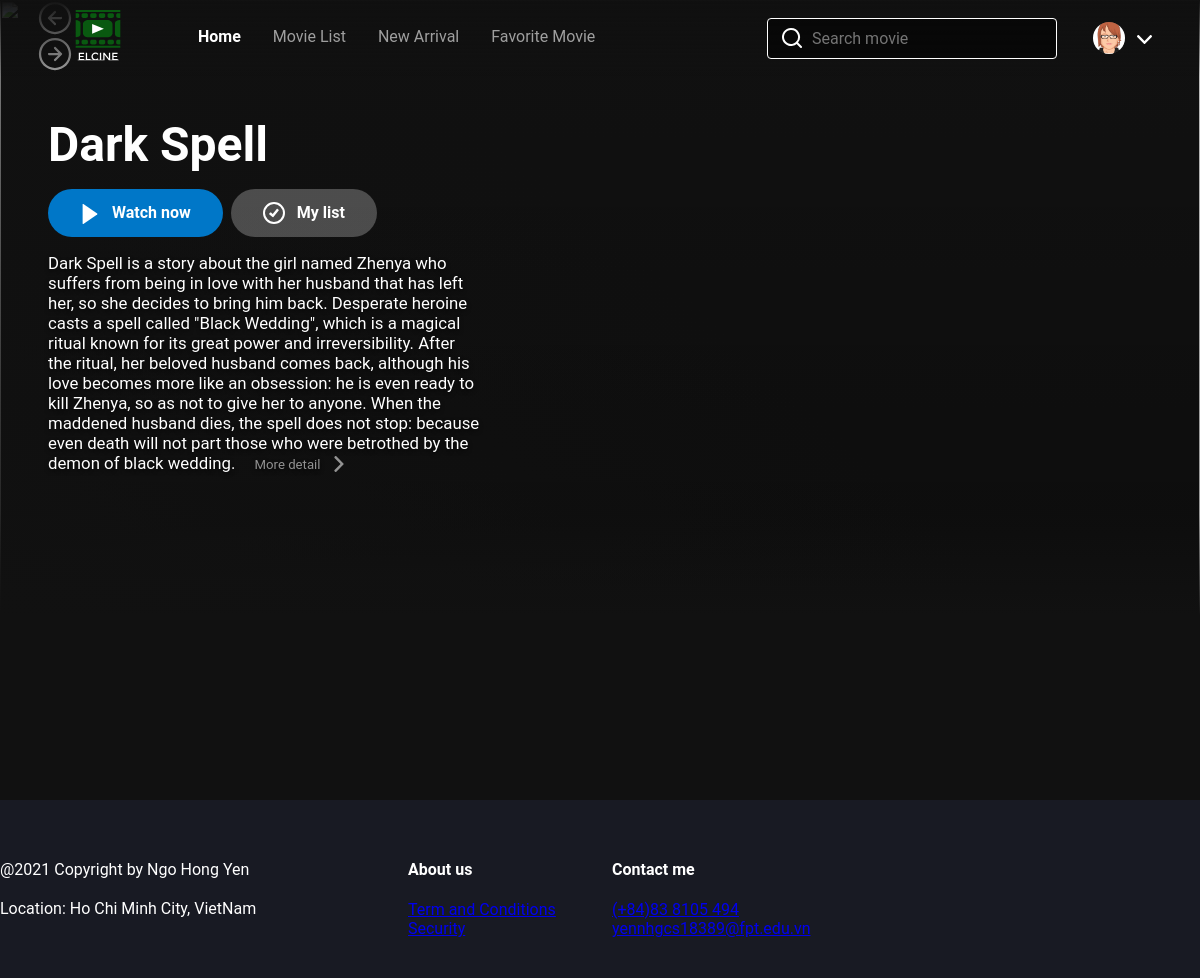
/browse/ (signed in), run on the app's committed database.
### apps/elcine/models.py (models this page shows, shortened)
class TimestampedModel(models.Model):
  created_at = models.DateTimeField(auto_now_add=True)
  updated_at = models.DateTimeField(auto_now=True)
  class Meta:
    abstract = True
    ordering = ['-created_at', '-updated_at']

class Movies(TimestampedModel):
  id = models.BigAutoField(primary_key=True)
  group = models.ForeignKey(Group, on_delete=models.CASCADE, blank=True)
  title = models.CharField(blank=True, max_length=500)
  description = models.TextField(blank=True)
  year = models.CharField(max_length=10)
  rating = models.CharField(max_length=150, blank=True)
  runtime = models.CharField(max_length=50,blank=True)
  price = models.FloatField(default=0)
  director = models.CharField(max_length=300, blank=True)
  cast = models.CharField(max_length=300, blank=True)
  category = models.CharField(max_length=300, blank=True)
  poster_url = models.CharField(max_length=100,blank=True)
  video_url = models.CharField(max_length=100, blank=True)
  trailer = models.CharField(max_length=100, blank=True)
  is_favorite = models.BooleanField(default=False)
  is_billing = models.BooleanField(default=False)
  class Meta:
    db_table = 'movies'

### apps/app/views.py (the view)
# urls.py: path('', views.index, name='home'),
@login_required(login_url="/signin/")
def index(request):
    context = {'segment': 'index'}
    group = Group.objects.get(name='Hot movie')
    movie_list = Movies.objects.filter(group=group)
    movie = movie_list[random.randint(0,len(movie_list) -1)]
    context['id'] = movie.id
    context['group'] = movie.group.name
    context['title'] = movie.title
    context['description'] = movie.description
    context['year'] = movie.year
    context['category'] = movie.category
    context['rating'] = movie.rating
    context['price'] = movie.price
    context['director'] = movie.director
    context['cast'] = movie.cast
    context['runtime'] = movie.runtime
    context['poster_url'] = '/media/poster/' + movie.poster_url
    context['video_url'] = '/media/video/' + movie.video_url
    context['trailer'] = '/media/video/' + movie.trailer
    html_template = loader.get_template('index.html')
    return HttpResponse(html_template.render(context, request))

### templates/index.html (shortened to what this page needs)
{% include "includes/header.html"%}
<link rel="stylesheet" href="https://unpkg.com/flickity@2/dist/flickity.min.css">
  <link rel="stylesheet" type="text/css" href="//cdn.jsdelivr.net/npm/slick-carousel@1.8.1/slick/slick.css"/>
{% block content %}
<div id="main-app">
  {% include "includes/navigation.html"%}
  <div id="home">
    <div class="library-movies">
      <div class="ribbon-banner">
        <div class="container">
          <div class="fadeIn-appear-done fadeIn-enter-done"
            style="position: absolute; top: 0px; left: 0px; width: 100%;">
            <img class="ribbon-image fadeIn"
              src="{{ poster_url }}"
              placeholder="/main/assets/img/thumb-image.png">
            <div class="ribbon-content fadeInUp-enter-done">
              <div class="title-movie">
                {{title}}
              </div>
              <div class="link-action">
                {% if is_billing == False %}
                <a href ="/browse/movie-rental.html?id={{id}}">
                  <button class="btn-primary" type="watch">
                    <div class="btn-watch">
                      <svg version="1.1" viewBox="0 0 41.999 41.999" id="icon-play">
                        <path d="M36.068,20.176l-29-20C6.761-0.035,6.363-0.057,6.035,0.114C5.706,0.287,5.5,0.627,5.5,0.999v40 c0,0.372,0.206,0.713,0.535,0.886c0.146,0.076,0.306,0.114,0.465,0.114c0.199,0,0.397-0.06,0.568-0.177l29-20 c0.271-0.187,0.432-0.494,0.432-0.823S36.338,20.363,36.068,20.176z"></path>
                      </svg>
                        Price {{ price }}
                    </div>
                  </button>
                </a>
                {% else %}
                <a href ="/browse/movie-watch.html?id={{id}}">
                <button class="btn-primary" type="watch">
                  <div class="btn-watch">
                      Watch now
                  </div>
                </button>
                </a>
                {% endif %}
                <a href="/browse/mylist.html">
                  <button class="btn-primary btn-watch-movie" type="addList">
                    <div class="btn-add-list">
                      <div class="icon">
                      </div>
                      My list
                    </div>
                  </button>
              </a>
              </div>
              <div class="description-movie">{{description}}
                <a
                  class="show-detail-movie" href="/browse/movie-detail.html?id={{id}}">More detail
                </a>
              </div>
            </div>
          </div>
          <div class="layout-bottom"></div>
          <div class="style__WrapActionSlide-sucgiq-5 hrveWn">
            <div class="style__Arrow-sucgiq-6 hjEaDa prev">
            </div>
            <div class="style__Arrow-sucgiq-6 hjEaDa next">
            </div>
          </div>
        </div>
      </div>
      <br><br><br>
    </div>
  </div>
  {% include "includes/footer.html"%}
</div>
{% endblock content %}

### data on the page
Movies: title "Dark Spell", description "Dark Spell is a story about the girl named Zhenya who suffers from being in love with her husband that has left her, so she decides to bring him back. Desperate heroine casts a spell called \"Black Wedding\", which is a magical ritual known for its great power and irreversibility. After the ritual, her beloved husband comes back, although his love becomes more like an obsession: he is even ready to kill Zhenya, so as not to give her to anyone. When the maddened husband dies, the spell does not stop: because even death will not part those who were betrothed by the demon of black wedding."
